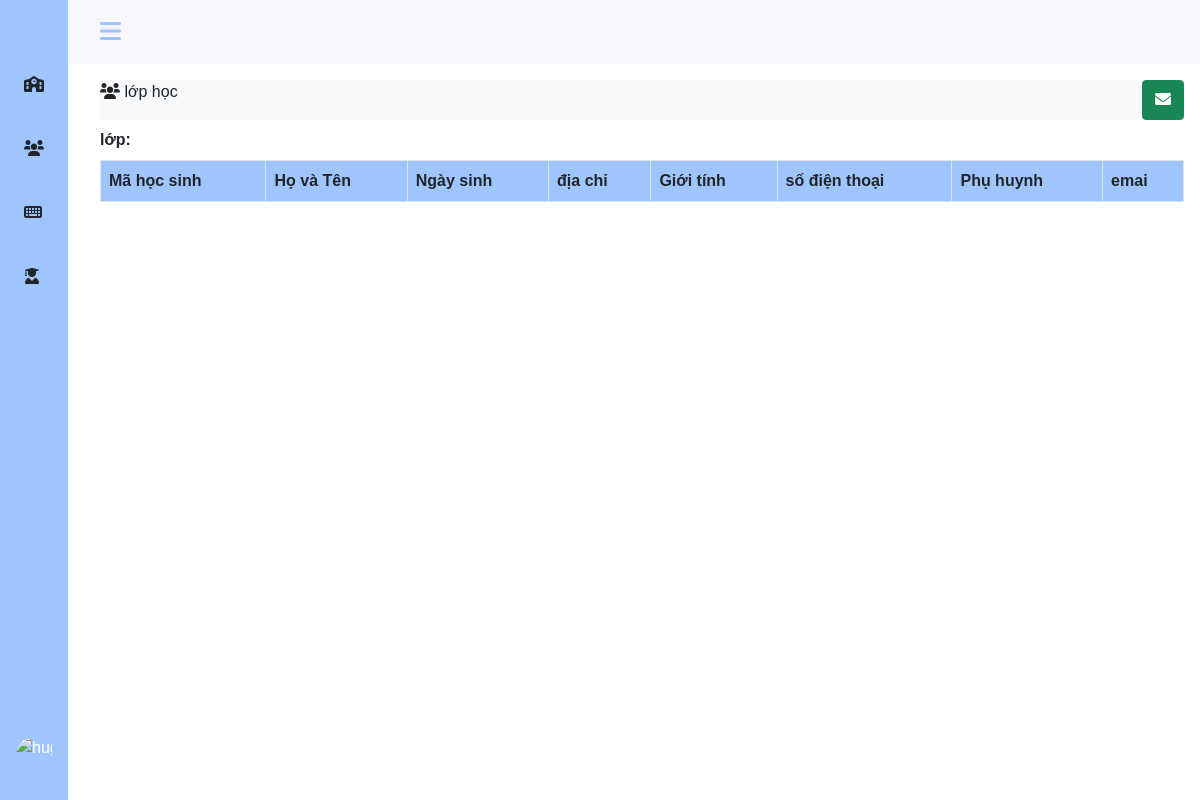
Before: /teacher/list-student.php (signed in) with the older database file.
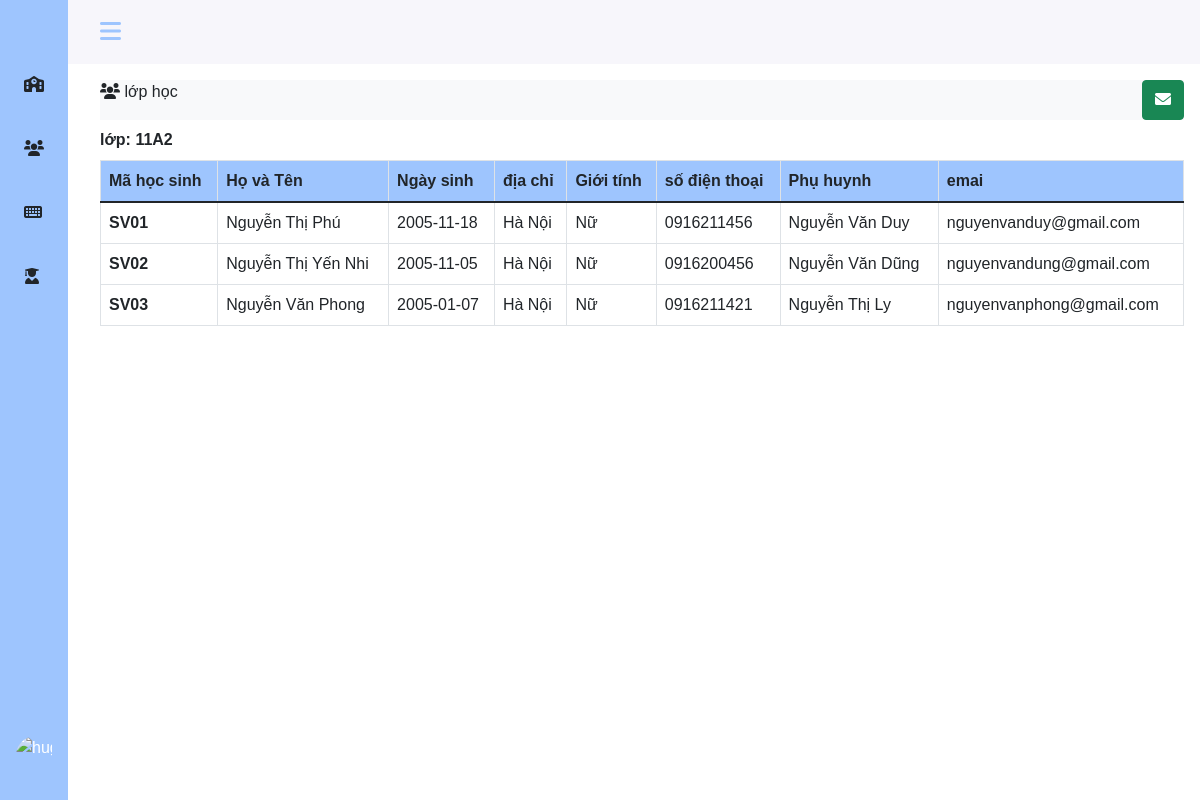
After: the same page with the newer database file.
### tables this page shows
CREATE TABLE `classes` (
  `class_id` varchar(10) NOT NULL,
  `class_name` varchar(50) NOT NULL,
  `teach_id` varchar(10) NOT NULL
);

CREATE TABLE `students` (
  `st_id` varchar(10) NOT NULL,
  `st_name` varchar(30) NOT NULL,
  `st_birth` date NOT NULL,
  `st_address` varchar(50) NOT NULL,
  `st_gender` tinyint(1) NOT NULL,
  `st_phone` tinytext DEFAULT NULL,
  `st_email` varchar(100) DEFAULT NULL,
  `st_parent` varchar(30) NOT NULL,
  `class_id` varchar(11) NOT NULL
);

### teacher/list-student.php (the view, shortened to what this page needs)
<?php
include './sidebar.php';
include "../config.php";
$id = $client_user['user_id'];
?>
<div class="col py-3">
    <div class="d-flex justify-content-between bg-light ">
        <p><i class="fas fa-users"></i> lớp học</p>
        <button type="button" class="btn btn-success" data-bs-toggle="modal" data-bs-target="#exampleModal" data-bs-whatever="@mdo"><i class="fas fa-envelope"></i></button>
    </div>
    <div class="d-flex mb-2 mt-2">
        <label class="control-label fw-bolder">lớp:
            <?php
            $sql = "SELECT class_id, class_name, teach_id FROM classes WHERE teach_id = '$id'";
            $result = mysqli_query($conn, $sql);
            if (mysqli_num_rows($result) > 0) {
                while ($row = mysqli_fetch_assoc($result)) {
            ?>
                    <?php echo $row['class_name']; ?>
            <?php
                }
            }
            ?>
        </label>
    </div>
    <div class="col-md-12" style="width:100% ; overflow: auto; height: auto">
        <table class="table table-bordered">
            <thead>
                <tr style="background-color: #9ec5fe;">
                    <th scope="col">Mã học sinh</th>
                    <th scope="col">Họ và Tên</th>
                    <th scope="col">Ngày sinh</th>
                    <th scope="col">địa chỉ</th>
                    <th scope="col">Giới tính</th>
                    <th scope="col">số điện thoại</th>
                    <th scope="col">Phụ huynh</th>
                    <th scope="col">emai</th>
                </tr>
            </thead>
            <tbody>
                <?php
                $sql2 = "SELECT * FROM  students st,teachers t,classes c
                        WHERE st.class_id = c.class_id and c.teach_id = t.teach_id and t.teach_id = '$id'";
                $result2 = mysqli_query($conn, $sql2);
                if (mysqli_num_rows($result2) > 0) {
                    while ($row = mysqli_fetch_assoc($result2)) {
                ?>
                        <tr>
                            <th scope="row"><?php echo $row['st_id']; ?> </th>
                            <td><?php echo $row['st_name']; ?></td>
                            <td><?php echo $row['st_birth']; ?></td>
                            <td><?php echo $row['st_address']; ?></td>
                            <td><?php echo ($row['st_gender'] == 1 ? "Nam" : "Nữ"); ?></td>
                            <td><?php echo $row['st_phone']; ?></td>
                            <td><?php echo $row['st_parent']; ?></td>
                            <td><?php echo $row['st_email']; ?></td>
                        </tr>
                <?php
                    }
                }
                ?>
            </tbody>
        </table>
    </div>
</div>
<?php
include './footer.php';
?>

Changed rows visible on the page:
now on this page (row edited): classes: class_name "11A2"
now on this page (row unchanged): students: st_id "SV01", st_name "Nguyễn Thị Phú", st_birth "2005-11-18", st_address "Hà Nội", st_gender "Nữ", st_phone "0916211456", st_parent "Nguyễn Văn Duy", st_email "nguyenvanduy@gmail.com"
now on this page (row unchanged): students: st_id "SV02", st_name "Nguyễn Thị Yến Nhi", st_birth "2005-11-05", st_address "Hà Nội", st_gender "Nữ", st_phone "0916200456", st_parent "Nguyễn Văn Dũng", st_email "nguyenvandung@gmail.com"
now on this page (row edited): students: st_id "SV03", st_name "Nguyễn Văn Phong", st_birth "2005-01-07", st_address "Hà Nội", st_gender "Nữ", st_phone "0916211421", st_parent "Nguyễn Thị Ly", st_email "nguyenvanphong@gmail.com"
